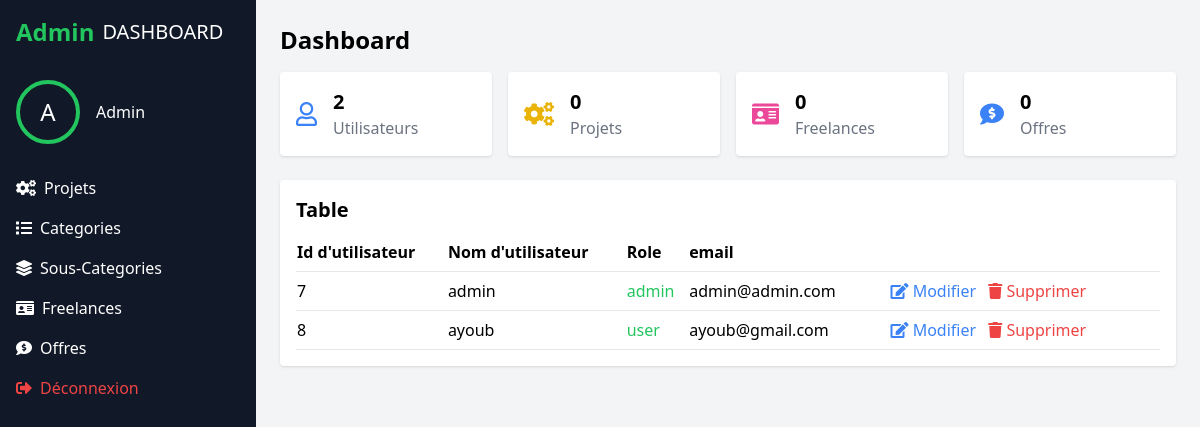
The page /admin/admin_dashboard.php (signed in) on the database as committed earlier.
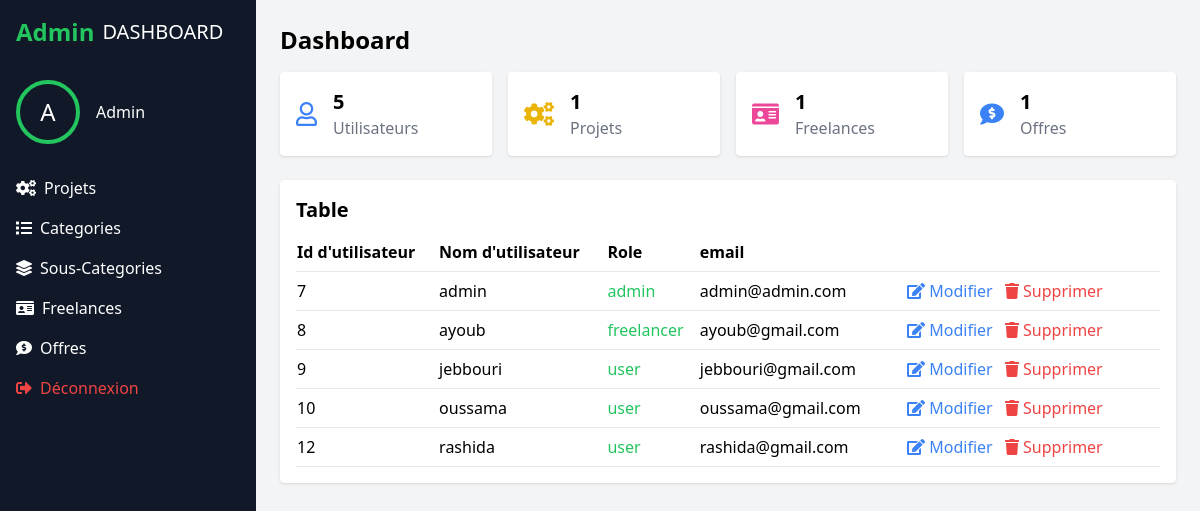
The same page on the database as committed later.
### tables this page shows
CREATE TABLE `utilisateurs` (
  `id_utilisateur` int NOT NULL,
  `nom_utilisateur` varchar(255) NOT NULL,
  `mot_de_passe` varchar(255) NOT NULL,
  `email` varchar(255) NOT NULL,
  `role` varchar(55) DEFAULT 'user'
);

### admin/admin_dashboard.php (the view, shortened to what this page needs)
<?php
require_once '../config.php';
$stmt = $pdo->query("SELECT COUNT(*) as total_utilisateurs FROM utilisateurs");
$userCount = $stmt->fetch()['total_utilisateurs'];
$stmt = $pdo->query("SELECT COUNT(*) as total_projets FROM projets");
$projetsCount = $stmt->fetch()['total_projets'];
$stmt = $pdo->query("SELECT COUNT(*) as total_freelances FROM freelances");
$freelancesCount = $stmt->fetch()['total_freelances'];
$stmt = $pdo->query("SELECT COUNT(*) as total_offres FROM offres");
$offresCount = $stmt->fetch()['total_offres'];
$stmt = $pdo->query("SELECT id_utilisateur, nom_utilisateur, email, role FROM utilisateurs");
$users = $stmt->fetchAll(PDO::FETCH_ASSOC);
?>
<html lang="en">
 <head>
  <script src="../Config_tailwind/tailwind.js"></script>
  <link href="https://cdnjs.cloudflare.com/ajax/libs/font-awesome/5.15.3/css/all.min.css" rel="stylesheet"/>
 </head>
 <body class="bg-gray-100">
  <div class="flex h-screen">
   <div class="bg-gray-900 text-white w-64 p-4 flex flex-col">
    <div class="flex items-center mb-8">
     <span class="text-green-500 text-2xl font-bold">
      Admin
     </span>
     <span class="ml-2 text-xl">
      DASHBOARD
     </span>
    </div>
    <div class="flex items-center mb-8">
     <div class="w-16 h-16 rounded-full border-4 border-green-500 flex items-center justify-center">
      <span class="text-2xl">
       A
      </span>
     </div>
     <span class="ml-4">
      Admin
     </span>
    </div>
    <nav class="flex-1">
     <ul>
      <li class="mb-4">
       <a class="flex items-center  hover:text-gray-400 text-white" href="projets.php">
       <i class="fas fa-cogs mr-2">
        </i>Projets</a></li>
     </ul>
     <ul>
      <li class="mb-4">
       <a class="flex items-center  hover:text-gray-400 text-white" href="categories.php">
       <i class="fas fa-list mr-2"></i>
        </i>Categories</a></li>
     </ul>
     <ul>
      <li class="mb-4">
       <a class="flex items-center  hover:text-gray-400 text-white" href="sous_categories.php">
       <i class="fas fa-layer-group mr-2"></i>
        </i>Sous-Categories</a></li>
     </ul>
     <ul>
      <li class="mb-4">
       <a class="flex items-center  hover:text-gray-400 text-white" href="freelances.php">
       <i class="fas fa-id-card mr-2">
        </i>Freelances</a></li>
     </ul>
     <ul>
      <li class="mb-4">
       <a class="flex items-center hover:text-gray-400 text-white" href="offres.php">
       <i class="fas fa-comment-dollar mr-2">
        </i>Offres</a></li>
     </ul>
     <ul>
      <li class="mb-4">
       <a class="flex items-center text-red-500 hover:text-white"
          href="../logout.php">
        <i class="fas fa-sign-out-alt mr-2"></i>
        Déconnexion
       </a>
      </li>
     </ul>
    </nav>
   </div>
   <div class="flex-1 p-6">
    <div>
     <h1 class="text-2xl font-bold mb-4">
      Dashboard
     </h1>
     <div class="grid grid-cols-1 md:grid-cols-2 lg:grid-cols-4 gap-4 mb-6">
      <div class="bg-white p-4 rounded shadow">
       <div class="flex items-center">
        <i class="far fa-user text-blue-500 text-2xl mr-4">
        </i>
        <div>
         <h2 class="text-xl font-bold">
          <?php echo $userCount; ?>
         </h2>
         <p class="text-gray-500">
         Utilisateurs
         </p>
        </div>
       </div>
      </div>
      <div class="bg-white p-4 rounded shadow">
       <div class="flex items-center">
        <i class="fas fa-cogs text-yellow-500 text-2xl mr-4">
        </i>
        <div>
         <h2 class="text-xl font-bold">
          <?php echo $projetsCount; ?>
         </h2>
         <p class="text-gray-500">
         Projets
         </p>
        </div>
       </div>
      </div>
      <div class="bg-white p-4 rounded shadow">
       <div class="flex items-center">
        <i class="fas fa-id-card text-pink-500 text-2xl mr-4">
        </i>
        <div>
         <h2 class="text-xl font-bold">
          <?php echo $freelancesCount; ?>
         </h2>
         <p class="text-gray-500">
         Freelances
         </p>
        </div>
       </div>
      </div>
      <div class="bg-white p-4 rounded shadow">
       <div class="flex items-center">
        <i class="fas fa-comment-dollar text-blue-500 text-2xl mr-4">
        </i>
        <div>
         <h2 class="text-xl font-bold">
          <?php echo $offresCount; ?>
         </h2>
         <p class="text-gray-500">
          Offres
         </p>
        </div>
       </div>
      </div>
     </div>
     <div class="bg-white p-4 rounded shadow">
      <h2 class="text-xl font-bold mb-4">
       Table
      </h2>
      <table class="w-full">
       <thead>
        <tr class="text-left border-b">
         <th class="pb-2">
         Id d'utilisateur
         </th>
         <th class="pb-2">
         Nom d'utilisateur
         </th>
         <th class="pb-2">
          Role
         </th>
         <th class="pb-2">
          email
         </th>
        </tr>
       </thead>
       <tbody>
        <?php foreach($users as $user) : ?>
        <tr class="border-b">
         <td class="py-2">
          <?php echo htmlspecialchars($user['id_utilisateur']); ?>
         </td>
         <td class="py-2">
          <?php echo htmlspecialchars($user['nom_utilisateur']); ?>
         </td>
         <td class="py-2 text-green-500">
          <?php echo htmlspecialchars($user['role']); ?>
         </td>
         <td class="py-2">
          <?php echo htmlspecialchars($user['email']); ?>
         </td>
         <td class="px-4 py-2">
            <a href="modifier_user.php?id=<?php echo $user['id_utilisateur']; ?>"
               class="text-blue-500 hover:underline mr-2">
                <i class="fas fa-edit"></i> Modifier
            </a>
            <a href="supprimer_user.php?id=<?php echo $user['id_utilisateur']; ?>"
               onclick="return confirm('Êtes-vous sûr de vouloir supprimer cet utilisateur ?')"
               class="text-red-500 hover:underline">
                <i class="fas fa-trash"></i> Supprimer
            </a>
         </td>
        </tr>
        <?php endforeach; ?>
       </tbody>
      </table>
     </div>
     </div>
    </div>
   </div>
 </body>
</html>

Rows that differ between the two databases and show on the page:
changed utilisateurs "ayoub": role "user" → "freelancer"
added utilisateurs: id_utilisateur "9", nom_utilisateur "jebbouri", role "user", email "jebbouri@gmail.com"
added utilisateurs: id_utilisateur "10", nom_utilisateur "oussama", role "user", email "oussama@gmail.com"
added utilisateurs: id_utilisateur "12", nom_utilisateur "rashida", role "user", email "rashida@gmail.com"
Other text that changed with them:
$userCount: "2" → "5"
$projetsCount: "0" → "1"
$freelancesCount: "0" → "1"
$offresCount: "0" → "1"
